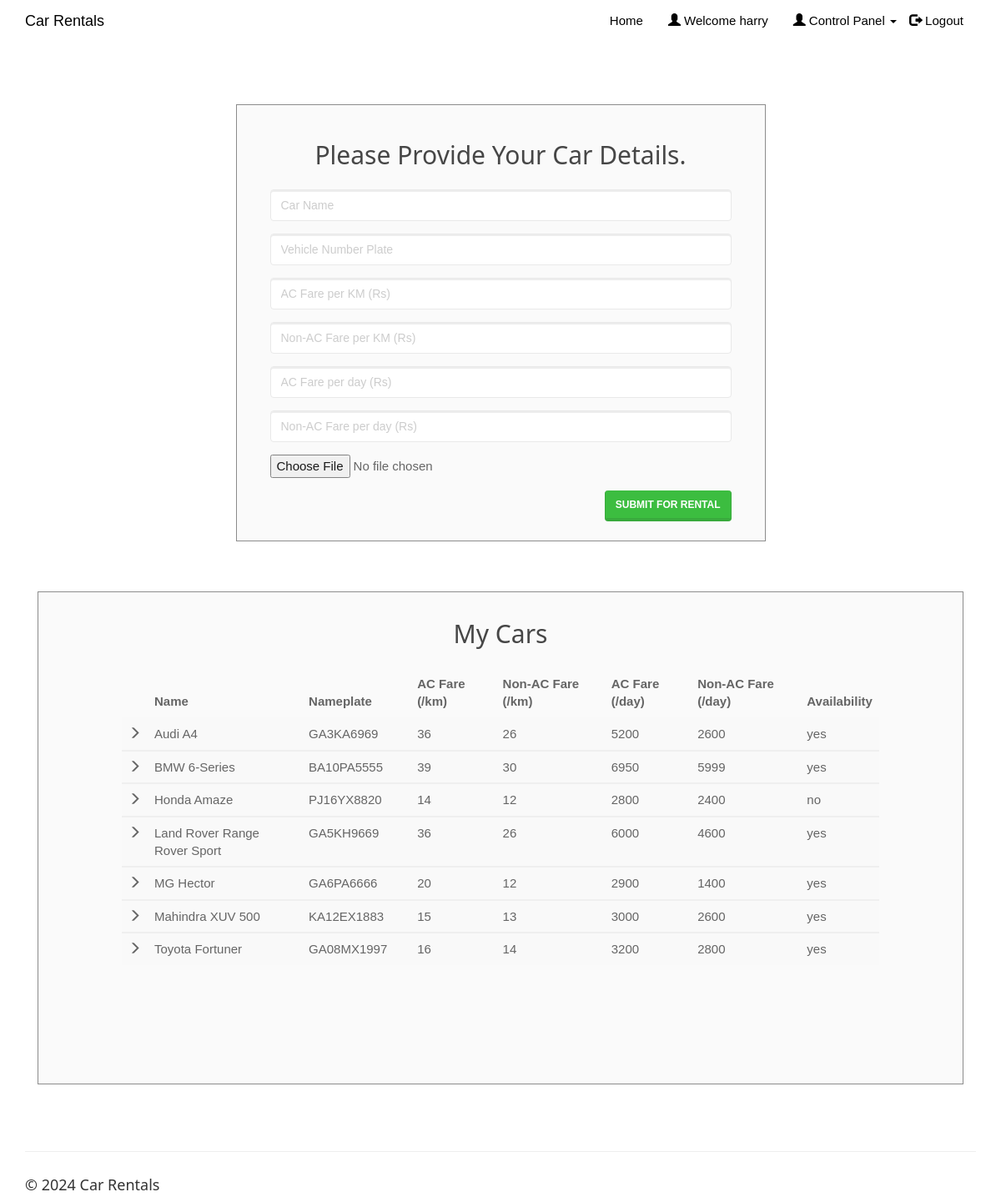
The page /entercar.php (signed in) on the database its author committed.
### tables this page shows
CREATE TABLE IF NOT EXISTS `cars` (
`car_id` int(20) NOT NULL,
  `car_name` varchar(50) NOT NULL,
  `car_nameplate` varchar(50) NOT NULL,
  `car_img` varchar(50) DEFAULT 'NA',
  `ac_price` float NOT NULL,
  `non_ac_price` float NOT NULL,
  `ac_price_per_day` float NOT NULL,
  `non_ac_price_per_day` float NOT NULL,
  `car_availability` varchar(10) NOT NULL
);

### entercar.php (the view, shortened to what this page needs)
<!DOCTYPE html>
<html>
<?php
include('session_client.php'); ?>
<head>
    <link rel="stylesheet" href="assets/bootstrap/css/bootstrap.min.css">
    <link rel="stylesheet" href="assets/fonts/font-awesome.min.css">
    <link rel="stylesheet" type="text/css" href="assets/css/customerlogin.css">
    <link rel="stylesheet" href="assets/w3css/w3.css">
    <link rel="stylesheet" type="text/css" media="screen" href="assets/css/clientpage.css" />
</head>
<body>
    <nav class="navbar navbar-custom navbar-fixed-top" role="navigation" style="color: black">
        <div class="container">
            <div class="navbar-header">
                <a class="navbar-brand page-scroll" href="index.php">
                   Car Rentals </a>
            </div>
            <?php
                if(isset($_SESSION['login_client'])){
            ?>
            <div class="collapse navbar-collapse navbar-right navbar-main-collapse">
                <ul class="nav navbar-nav">
                    <li>
                        <a href="index.php">Home</a>
                    </li>
                    <li>
                        <a href="#"><span class="glyphicon glyphicon-user"></span> Welcome <?php echo $_SESSION['login_client']; ?></a>
                    </li>
                    <li>
                    <ul class="nav navbar-nav navbar-right">
            <li><a href="#" class="dropdown-toggle active" data-toggle="dropdown" role="button" aria-haspopup="true" aria-expanded="false"><span class="glyphicon glyphicon-user"></span> Control Panel <span class="caret"></span> </a>
            </li>
          </ul>
                    </li>
                    <li>
                        <a href="logout.php"><span class="glyphicon glyphicon-log-out"></span> Logout</a>
                    </li>
                </ul>
            </div>
            <?php
                }
                ?>
        </div>
    </nav>
    <div class="container" style="margin-top: 65px;" >
    <div class="col-md-7" style="float: none; margin: 0 auto;">
      <div class="form-area">
        <form role="form" action="entercar1.php" enctype="multipart/form-data" method="POST">
        <br style="clear: both">
          <h3 style="margin-bottom: 25px; text-align: center; font-size: 30px;"> Please Provide Your Car Details. </h3>
          <div class="form-group">
            <input type="text" class="form-control" id="car_name" name="car_name" placeholder="Car Name " required autofocus="">
          </div>
          <div class="form-group">
            <input type="text" class="form-control" id="car_nameplate" name="car_nameplate" placeholder="Vehicle Number Plate" required>
          </div>
          <div class="form-group">
            <input type="text" class="form-control" id="ac_price" name="ac_price" placeholder="AC Fare per KM (Rs)" required>
          </div>
          <div class="form-group">
            <input type="text" class="form-control" id="non_ac_price" name="non_ac_price" placeholder="Non-AC Fare per KM (Rs)" required>
          </div>
          <div class="form-group">
            <input type="text" class="form-control" id="ac_price_per_day" name="ac_price_per_day" placeholder="AC Fare per day (Rs)" required>
          </div>
          <div class="form-group">
            <input type="text" class="form-control" id="non_ac_price_per_day" name="non_ac_price_per_day" placeholder="Non-AC Fare per day (Rs)" required>
          </div>
          <div class="form-group">
            <input name="uploadedimage" type="file">
          </div>
           <button type="submit" id="submit" name="submit" class="btn btn-success pull-right"> Submit for Rental</button>
        </form>
      </div>
    </div>
        <div class="col-md-12" style="float: none; margin: 0 auto;">
    <div class="form-area" style="padding: 0px 100px 100px 100px;">
        <form action="" method="POST">
        <br style="clear: both">
          <h3 style="margin-bottom: 25px; text-align: center; font-size: 30px;"> My Cars </h3>
<?php
$user_check=$_SESSION['login_client'];
$sql = "SELECT * FROM cars WHERE car_id IN (SELECT car_id FROM clientcars WHERE client_username='$user_check');";
$result = mysqli_query($conn, $sql);
if (mysqli_num_rows($result) > 0) {
  ?>
<div style="overflow-x:auto;">
  <table class="table table-striped">
    <thead class="thead-dark">
      <tr>
        <th></th>
        <th width="24%"> Name</th>
        <th width="15%"> Nameplate </th>
        <th width="13%"> AC Fare (/km) </th>
        <th width="17%"> Non-AC Fare (/km)</th>
        <th width="13%"> AC Fare (/day)</th>
        <th width="17%"> Non-AC Fare (/day)</th>
        <th width="1%"> Availability </th>
      </tr>
    </thead>
    <?PHP
      while($row = mysqli_fetch_assoc($result)){
    ?>
  <tbody>
    <tr>
      <td> <span class="glyphicon glyphicon-menu-right"></span> </td>
      <td><?php echo $row["car_name"]; ?></td>
      <td><?php echo $row["car_nameplate"]; ?></td>
      <td><?php echo $row["ac_price"]; ?></td>
      <td><?php echo $row["non_ac_price"]; ?></td>
      <td><?php echo $row["ac_price_per_day"]; ?></td>
      <td><?php echo $row["non_ac_price_per_day"]; ?></td>
      <td><?php echo $row["car_availability"]; ?></td>
    </tr>
  </tbody>
  <?php } ?>
  </table>
  </div>
    <br>
  <?php } else { ?>
  <h4><center>0 Cars available</center> </h4>
  <?php } ?>
        </form>
</div>
        </div>
    </div>
</body>
<footer class="site-footer">
        <div class="container">
            <hr>
            <div class="row">
                <div class="col-sm-6">
                    <h5>© <?php echo date("Y"); ?> Car Rentals</h5>
                </div>
            </div>
        </div>
    </footer>
</html>

### assets/css/customerlogin.css (style rules this page uses)
body, html { height: 100%; }
body { padding-top: 50px; background-size: 100%; }
footer { display: block; }

### assets/w3css/w3.css (style rules this page uses)
*,*:before,*:after { box-sizing:inherit }
html { -ms-text-size-adjust:100%;-webkit-text-size-adjust:100% }
body { margin:0 }
article,aside,details,figcaption,figure,footer,header,main,menu,nav,section,summary { display:block }
a { background-color:transparent;-webkit-text-decoration-skip:objects }
hr { box-sizing:content-box;height:0;overflow:visible }
button,input,select,textarea { font:inherit;margin:0 }
button,input { overflow:visible }
button,select { text-transform:none }
button,html [type=button],[type=reset],[type=submit] { -webkit-appearance:button }
html,body { font-family:Verdana,sans-serif;font-size:15px;line-height:1.5 }
html { overflow-x:hidden }
h3 { font-size:24px }
h5 { font-size:18px }
h1,h2,h3,h4,h5,h6 { font-family:"Segoe UI",Arial,sans-serif;font-weight:400;margin:10px 0 }
hr { border:0;border-top:1px solid #eee;margin:20px 0 }
a { color:inherit }

### assets/css/clientpage.css (style rules this page uses)
.form-area { background-color: #FAFAFA; padding: 10px 40px 60px; margin: 10px 0px 60px; border: 1px solid GREY; opacity: 0.9; }

### rows shown on the page
cars: car_name "Audi A4", car_nameplate "GA3KA6969", ac_price "36", non_ac_price "26", ac_price_per_day "5200", non_ac_price_per_day "2600", car_availability "yes"
cars: car_name "BMW 6-Series", car_nameplate "BA10PA5555", ac_price "39", non_ac_price "30", ac_price_per_day "6950", non_ac_price_per_day "5999", car_availability "yes"
cars: car_name "Honda Amaze", car_nameplate "PJ16YX8820", ac_price "14", non_ac_price "12", ac_price_per_day "2800", non_ac_price_per_day "2400", car_availability "no"
cars: car_name "Land Rover Range Rover Sport", car_nameplate "GA5KH9669", ac_price "36", non_ac_price "26", ac_price_per_day "6000", non_ac_price_per_day "4600", car_availability "yes"
cars: car_name "MG Hector", car_nameplate "GA6PA6666", ac_price "20", non_ac_price "12", ac_price_per_day "2900", non_ac_price_per_day "1400", car_availability "yes"
cars: car_name "Mahindra XUV 500", car_nameplate "KA12EX1883", ac_price "15", non_ac_price "13", ac_price_per_day "3000", non_ac_price_per_day "2600", car_availability "yes"
cars: car_name "Toyota Fortuner", car_nameplate "GA08MX1997", ac_price "16", non_ac_price "14", ac_price_per_day "3200", non_ac_price_per_day "2800", car_availability "yes"

### other values the page prints
$_SESSION['login_client'] "harry"
